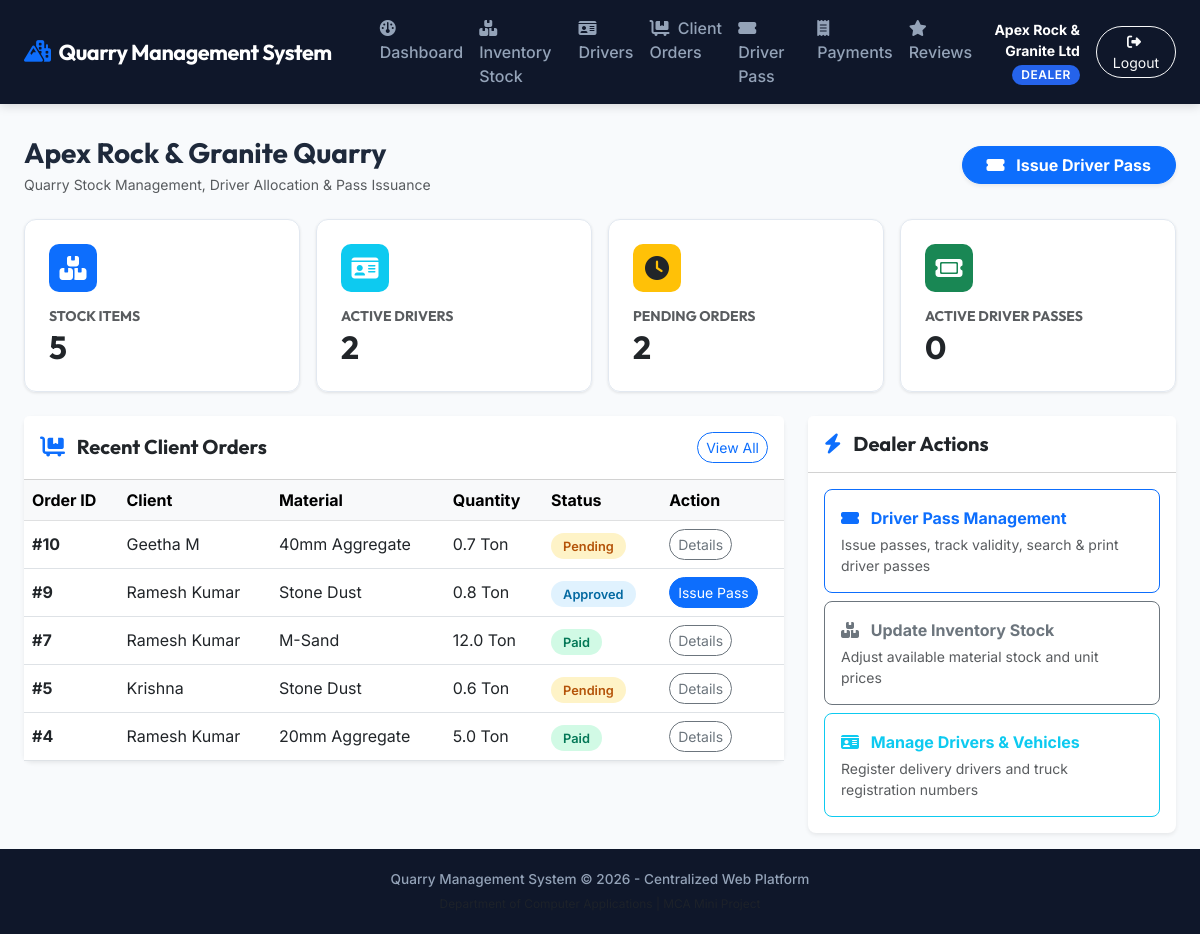
The app's page /dealer/dashboard (signed in) with its own data.
### models.py (models this page shows, shortened)
class User(db.Model):
    __tablename__ = 'users'
    user_id = db.Column(db.Integer, primary_key=True)
    username = db.Column(db.String(80), unique=True, nullable=False)
    email = db.Column(db.String(120), unique=True, nullable=False)
    password_hash = db.Column(db.String(255), nullable=False)
    role = db.Column(db.String(20), nullable=False) # 'admin', 'dealer', 'client', 'driver'
    name = db.Column(db.String(100), nullable=False)
    phone = db.Column(db.String(20), nullable=True)
    address = db.Column(db.Text, nullable=True)
    status = db.Column(db.String(20), default='active') # 'pending', 'approved', 'rejected' for dealers
    created_at = db.Column(db.DateTime, default=datetime.utcnow)
    dealer_profile = db.relationship('DealerProfile', backref='user', uselist=False, cascade="all, delete-orphan")
    driver_profile = db.relationship('Driver', foreign_keys='Driver.user_id', backref='user', uselist=False)

class DealerProfile(db.Model):
    __tablename__ = 'dealer'
    dealer_id = db.Column(db.Integer, db.ForeignKey('users.user_id'), primary_key=True)
    company_name = db.Column(db.String(150), nullable=False)
    license_no = db.Column(db.String(50), nullable=False)
    quarry_location = db.Column(db.String(200), nullable=False)

class Order(db.Model):
    __tablename__ = 'orders'
    order_id = db.Column(db.Integer, primary_key=True)
    client_id = db.Column(db.Integer, db.ForeignKey('users.user_id'), nullable=False)
    dealer_id = db.Column(db.Integer, db.ForeignKey('users.user_id'), nullable=False)
    material_id = db.Column(db.Integer, db.ForeignKey('material.material_id'), nullable=False)
    quantity = db.Column(db.Float, nullable=False)
    unit_price = db.Column(db.Float, nullable=False)
    total_price = db.Column(db.Float, nullable=False)
    delivery_address = db.Column(db.Text, nullable=False)
    requested_date = db.Column(db.Date, nullable=False)
    allocated_driver_id = db.Column(db.Integer, db.ForeignKey('driver.driver_id'), nullable=True)
    status = db.Column(db.String(30), default='Pending') # Pending, Approved, Rejected, Pass Issued, Out for Delivery, Delivered, Completed, Paid
    created_at = db.Column(db.DateTime, default=datetime.utcnow)
    client = db.relationship('User', foreign_keys=[client_id], backref='client_orders')
    dealer = db.relationship('User', foreign_keys=[dealer_id], backref='dealer_orders')
    material = db.relationship('Material', backref='orders')
    allocated_driver = db.relationship('Driver', backref='assigned_orders')

class Material(db.Model):
    __tablename__ = 'material'
    material_id = db.Column(db.Integer, primary_key=True)
    dealer_id = db.Column(db.Integer, db.ForeignKey('users.user_id'), nullable=True)
    name = db.Column(db.String(100), nullable=False)
    unit = db.Column(db.String(20), default='Ton')
    description = db.Column(db.Text, nullable=True)
    dealer = db.relationship('User', foreign_keys=[dealer_id], backref=db.backref('materials', lazy=True))

### app.py (the view)
@app.route('/dealer/dashboard')
@login_required(roles='dealer')
def dealer_dashboard():
    user = get_current_user()
    update_expired_passes()
    total_stock_items = DealerStock.query.filter_by(dealer_id=user.user_id).count()
    total_drivers = Driver.query.filter_by(dealer_id=user.user_id).count()
    pending_orders = Order.query.filter_by(dealer_id=user.user_id, status='Pending').count()
    approved_orders = Order.query.filter_by(dealer_id=user.user_id, status='Approved').count()
    active_passes = DriverPass.query.filter_by(dealer_id=user.user_id, pass_status='Issued').count()
    recent_orders = Order.query.filter_by(dealer_id=user.user_id).order_by(Order.created_at.desc()).limit(5).all()
    return render_template('dealer/dashboard.html',
                           total_stock_items=total_stock_items,
                           total_drivers=total_drivers,
                           pending_orders=pending_orders,
                           approved_orders=approved_orders,
                           active_passes=active_passes,
                           recent_orders=recent_orders)

### templates/dealer/dashboard.html (shortened to what this page needs)
{% extends 'base.html' %}
{% block content %}
<div class="d-flex justify-content-between align-items-center mb-4">
    <div>
        <h3 class="fw-bold mb-1">{{ current_user.dealer_profile.company_name if current_user.dealer_profile else current_user.name }}</h3>
        <p class="text-muted small mb-0">Quarry Stock Management, Driver Allocation & Pass Issuance</p>
    </div>
    <div>
        <a href="{{ url_for('create_driver_pass') }}" class="btn btn-primary rounded-pill px-4 shadow-sm fw-bold">
            <i class="fa-solid fa-ticket-simple me-2"></i> Issue Driver Pass
        </a>
    </div>
</div>
<div class="row g-3 mb-4">
    <div class="col-md-3">
        <div class="stat-card">
            <div class="icon-box bg-primary text-white"><i class="fa-solid fa-boxes-stacked"></i></div>
            <h6 class="text-muted text-uppercase small fw-bold mb-1">Stock Items</h6>
            <h2 class="fw-bold mb-0 text-dark">{{ total_stock_items }}</h2>
        </div>
    </div>
    <div class="col-md-3">
        <div class="stat-card">
            <div class="icon-box bg-info text-white"><i class="fa-solid fa-id-card"></i></div>
            <h6 class="text-muted text-uppercase small fw-bold mb-1">Active Drivers</h6>
            <h2 class="fw-bold mb-0 text-dark">{{ total_drivers }}</h2>
        </div>
    </div>
    <div class="col-md-3">
        <div class="stat-card">
            <div class="icon-box bg-warning text-dark"><i class="fa-solid fa-clock"></i></div>
            <h6 class="text-muted text-uppercase small fw-bold mb-1">Pending Orders</h6>
            <h2 class="fw-bold mb-0 text-dark">{{ pending_orders }}</h2>
        </div>
    </div>
    <div class="col-md-3">
        <div class="stat-card">
            <div class="icon-box bg-success text-white"><i class="fa-solid fa-ticket"></i></div>
            <h6 class="text-muted text-uppercase small fw-bold mb-1">Active Driver Passes</h6>
            <h2 class="fw-bold mb-0 text-dark">{{ active_passes }}</h2>
        </div>
    </div>
</div>
<div class="row g-4">
    <div class="col-lg-8">
        <div class="card border-0 shadow-sm rounded-3">
            <div class="card-header bg-white py-3 d-flex justify-content-between align-items-center">
                <h5 class="fw-bold mb-0"><i class="fa-solid fa-cart-flatbed me-2 text-primary"></i> Recent Client Orders</h5>
                <a href="{{ url_for('dealer_orders') }}" class="btn btn-outline-primary btn-sm rounded-pill">View All</a>
            </div>
            <div class="table-responsive">
                <table class="table table-hover align-middle mb-0">
                    <thead class="table-light">
                        <tr>
                            <th>Order ID</th>
                            <th>Client</th>
                            <th>Material</th>
                            <th>Quantity</th>
                            <th>Status</th>
                            <th>Action</th>
                        </tr>
                    </thead>
                    <tbody>
                        {% for order in recent_orders %}
                        <tr>
                            <td class="fw-bold">#{{ order.order_id }}</td>
                            <td>{{ order.client.name }}</td>
                            <td>{{ order.material.name }}</td>
                            <td>{{ order.quantity }} {{ order.material.unit }}</td>
                            <td><span class="status-badge status-{{ order.status.lower().replace(' ', '-') }}">{{ order.status }}</span></td>
                            <td>
                                {% if order.status == 'Approved' %}
                                <a href="{{ url_for('create_driver_pass') }}" class="btn btn-sm btn-primary rounded-pill">Issue Pass</a>
                                {% else %}
                                <a href="{{ url_for('dealer_orders') }}" class="btn btn-sm btn-outline-secondary rounded-pill">Details</a>
                                {% endif %}
                            </td>
                        </tr>
                        {% else %}
                        <tr>
                            <td colspan="6" class="text-center text-muted py-4">No recent orders for your quarry.</td>
                        </tr>
                        {% endfor %}
                    </tbody>
                </table>
            </div>
        </div>
    </div>
    <div class="col-lg-4">
        <div class="card border-0 shadow-sm rounded-3">
            <div class="card-header bg-white py-3">
                <h5 class="fw-bold mb-0"><i class="fa-solid fa-bolt me-2 text-primary"></i> Dealer Actions</h5>
            </div>
            <div class="card-body">
                <div class="d-grid gap-2">
                    <a href="{{ url_for('dealer_driver_pass_list') }}" class="btn btn-outline-primary text-start p-3 rounded-3">
                        <div class="fw-bold"><i class="fa-solid fa-ticket-simple me-2"></i> Driver Pass Management</div>
                        <small class="text-muted d-block mt-1">Issue passes, track validity, search & print driver passes</small>
                    </a>
                    <a href="{{ url_for('dealer_stock') }}" class="btn btn-outline-secondary text-start p-3 rounded-3">
                        <div class="fw-bold"><i class="fa-solid fa-boxes-stacked me-2"></i> Update Inventory Stock</div>
                        <small class="text-muted d-block mt-1">Adjust available material stock and unit prices</small>
                    </a>
                    <a href="{{ url_for('dealer_drivers') }}" class="btn btn-outline-info text-start p-3 rounded-3">
                        <div class="fw-bold"><i class="fa-solid fa-id-card me-2"></i> Manage Drivers & Vehicles</div>
                        <small class="text-muted d-block mt-1">Register delivery drivers and truck registration numbers</small>
                    </a>
                </div>
            </div>
        </div>
    </div>
</div>
{% endblock %}

### templates/base.html (shortened to what this page needs)
<!DOCTYPE html>
<html lang="en">
<head>
    <link href="https://cdn.jsdelivr.net/npm/bootstrap@5.3.0/dist/css/bootstrap.min.css" rel="stylesheet">
    <link rel="stylesheet" href="https://cdnjs.cloudflare.com/ajax/libs/font-awesome/6.4.0/css/all.min.css">
    <link rel="stylesheet" href="{{ url_for('static', filename='css/style.css') }}">
    <link rel="stylesheet" href="{{ url_for('static', filename='css/print.css') }}" media="print">
</head>
<body>
    <nav class="navbar navbar-expand-lg navbar-dark navbar-custom py-2 no-print">
        <div class="container-fluid px-4">
            <a class="navbar-brand d-flex align-items-center gap-2" href="{{ url_for('dashboard') if current_user else url_for('login') }}">
                <i class="fa-solid fa-mountain-city text-primary"></i>
                <span class="fw-bold">Quarry Management System</span>
            </a>
            <div class="collapse navbar-collapse" id="navbarNav">
                {% if current_user %}
                <ul class="navbar-nav me-auto mb-2 mb-lg-0 ms-lg-4">
                    <li class="nav-item">
                        <a class="nav-link" href="{{ url_for('dashboard') }}">
                            <i class="fa-solid fa-gauge me-1"></i> Dashboard
                        </a>
                    </li>
                    {% if current_user.role == 'admin' %}
                    <li class="nav-item">
                        <a class="nav-link" href="{{ url_for('admin_dealers') }}">
                            <a class="nav-link" href="{{ url_for('admin_dealers') }}"><i class="fa-solid fa-user-check me-1"></i> Dealers</a>
                        </a>
                    </li>
                    <li class="nav-item">
                        <a class="nav-link" href="{{ url_for('admin_clients') }}"><i class="fa-solid fa-users me-1"></i> Clients</a>
                    </li>
                    <li class="nav-item">
                        <a class="nav-link" href="{{ url_for('admin_materials') }}"><i class="fa-solid fa-cubes me-1"></i> Materials</a>
                    </li>
                    <li class="nav-item">
                        <a class="nav-link" href="{{ url_for('admin_complaints') }}"><i class="fa-solid fa-circle-exclamation me-1"></i> Complaints</a>
                    </li>
                    <li class="nav-item">
                        <a class="nav-link" href="{{ url_for('admin_feedback') }}"><i class="fa-solid fa-comments me-1"></i> Feedback</a>
                    </li>
                    {% elif current_user.role == 'dealer' %}
                    <li class="nav-item">
                        <a class="nav-link" href="{{ url_for('dealer_stock') }}"><i class="fa-solid fa-boxes-stacked me-1"></i> Inventory Stock</a>
                    </li>
                    <li class="nav-item">
                        <a class="nav-link" href="{{ url_for('dealer_drivers') }}"><i class="fa-solid fa-id-card me-1"></i> Drivers</a>
                    </li>
                    <li class="nav-item">
                        <a class="nav-link" href="{{ url_for('dealer_orders') }}"><i class="fa-solid fa-cart-flatbed me-1"></i> Client Orders</a>
                    </li>
                    <li class="nav-item">
                        <a class="nav-link" href="{{ url_for('dealer_driver_pass_list') }}">
                            <i class="fa-solid fa-ticket-simple me-1"></i> Driver Pass
                        </a>
                    </li>
                    <li class="nav-item">
                        <a class="nav-link" href="{{ url_for('dealer_payments') }}"><i class="fa-solid fa-receipt me-1"></i> Payments</a>
                    </li>
                    <li class="nav-item">
                        <a class="nav-link" href="{{ url_for('dealer_reviews') }}"><i class="fa-solid fa-star me-1"></i> Reviews</a>
                    </li>
                    {% endif %}
                </ul>
                <div class="d-flex align-items-center gap-3">
                    <div class="text-end">
                        <span class="d-block text-white fw-bold small">{{ current_user.name }}</span>
                        <span class="badge badge-role badge-role-{{ current_user.role }}">{{ current_user.role }}</span>
                    </div>
                    <a href="{{ url_for('logout') }}" class="btn btn-outline-light btn-sm rounded-pill px-3">
                        <i class="fa-solid fa-right-from-bracket me-1"></i> Logout
                    </a>
                </div>
                {% endif %}
            </div>
        </div>
    </nav>
    <main class="container-fluid px-4 py-3">
        {% block content %}{% endblock %}
    </main>
    <footer class="text-center no-print">
        <div class="container">
            <p class="mb-1 fw-medium">Quarry Management System &copy; 2026 - Centralized Web Platform</p>
            <small class="text-muted">Department of Computer Applications | MCA Mini Project</small>
        </div>
    </footer>
</body>
</html>

### records on screen
User: name "Apex Rock & Granite Ltd", role "DEALER"
DealerProfile: dealer_profile "Apex Rock & Granite Quarry"
Order: order_id "10", client.name "Geetha M", material.name "40mm Aggregate", quantity "0.7", material.unit "Ton", status "Pending"
Order: order_id "9", client.name "Ramesh Kumar", material.name "Stone Dust", quantity "0.8", material.unit "Ton", status "Approved"
Order: order_id "7", client.name "Ramesh Kumar", material.name "M-Sand", quantity "12.0", material.unit "Ton", status "Paid"
Order: order_id "5", client.name "Krishna", material.name "Stone Dust", quantity "0.6", material.unit "Ton", status "Pending"
Order: order_id "4", client.name "Ramesh Kumar", material.name "20mm Aggregate", quantity "5.0", material.unit "Ton", status "Paid"

### other values on screen
{{ total_stock_items }} "5"
{{ total_drivers }} "2"
{{ pending_orders }} "2"
{{ active_passes }} "0"
